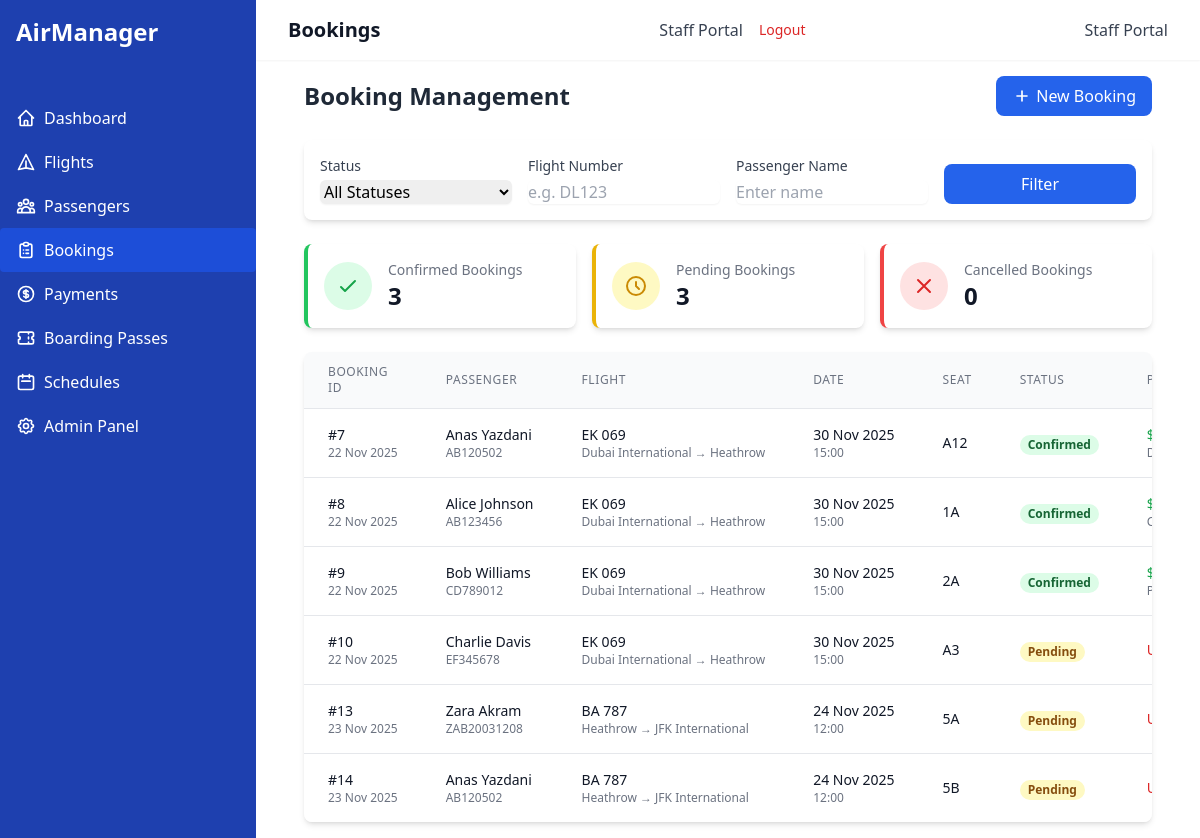
The page /bookings/ (signed in) on the database its author committed.
### airline_app/models.py (models this page shows, shortened)
class Booking(models.Model):
    STATUS_CHOICES = [
        ('CONFIRMED', 'Confirmed'),
        ('PENDING', 'Pending'),
        ('CANCELLED', 'Cancelled'),
    ]
    booking_id = models.AutoField(primary_key=True)
    booking_date = models.DateTimeField(auto_now_add=True)
    seat_number = models.CharField(max_length=5)
    passenger = models.ForeignKey(
        Passenger, on_delete=models.CASCADE, related_name='bookings')
    flight = models.ForeignKey(
        Flight, on_delete=models.CASCADE, related_name='bookings')
    status = models.CharField(
        max_length=10, choices=STATUS_CHOICES, default='PENDING')
    class Meta:
        unique_together = ('flight', 'seat_number')

class Passenger(models.Model):
    GENDER_CHOICES = [
        ('M', 'Male'),
        ('F', 'Female'),
        ('O', 'Other'),
    ]
    passenger_id = models.AutoField(primary_key=True)
    name = models.CharField(max_length=100)
    date_of_birth = models.DateField()
    gender = models.CharField(max_length=1, choices=GENDER_CHOICES)
    email = models.EmailField()
    phone_number = models.CharField(max_length=15)
    passport_number = models.CharField(max_length=20, unique=True)
    address = models.TextField()

class Flight(models.Model):
    flight_id = models.AutoField(primary_key=True)
    flight_number = models.CharField(max_length=10, unique=True)
    departure_time = models.DateTimeField()
    arrival_time = models.DateTimeField()
    source_airport = models.ForeignKey(
        Airport, on_delete=models.CASCADE, related_name='departing_flights')
    destination_airport = models.ForeignKey(
        Airport, on_delete=models.CASCADE, related_name='arriving_flights')
    aircraft = models.ForeignKey(
        Aircraft, on_delete=models.CASCADE, related_name='flights')
    crew = models.ManyToManyField(CrewMember, related_name='flights')

class Airport(models.Model):
    airport_id = models.AutoField(primary_key=True)
    airport_name = models.CharField(max_length=100)
    location = models.CharField(max_length=100)
    country = models.CharField(max_length=50)

### airline_app/views.py (the view)
# urls.py: path('bookings/', views.BookingListView.as_view(), name='booking-list'),
class BookingListView(LoginRequiredMixin, ListView):
    model = Booking
    template_name = 'airline_app/booking_list.html'
    context_object_name = 'bookings'
    paginate_by = 10
    def get_queryset(self):
        queryset = Booking.objects.all()
        status = self.request.GET.get('status', '')
        if status:
            queryset = queryset.filter(status=status)
        flight = self.request.GET.get('flight', '')
        if flight:
            queryset = queryset.filter(flight__flight_number__icontains=flight)
        passenger = self.request.GET.get('passenger', '')
        if passenger:
            queryset = queryset.filter(passenger__name__icontains=passenger)
        return queryset
    def get_context_data(self, **kwargs):
        context = super().get_context_data(**kwargs)
        context['confirmed_count'] = Booking.objects.filter(
            status='CONFIRMED').count()
        context['pending_count'] = Booking.objects.filter(
            status='PENDING').count()
        context['cancelled_count'] = Booking.objects.filter(
            status='CANCELLED').count()
        return context

### airline_app/templates/airline_app/booking_list.html (shortened to what this page needs)
{% extends 'airline_app/base.html' %}
{% block header %}Bookings{% endblock %}
{% block content %}
<div class="mb-6 flex justify-between items-center">
    <h2 class="text-2xl font-bold text-gray-800">Booking Management</h2>
    <a href="{% url 'booking-create' %}" class="bg-blue-600 hover:bg-blue-700 text-white font-medium py-2 px-4 rounded-lg flex items-center transition-colors">
        <svg class="w-5 h-5 mr-1" fill="none" stroke="currentColor" viewBox="0 0 24 24" xmlns="http://www.w3.org/2000/svg">
            <path stroke-linecap="round" stroke-linejoin="round" stroke-width="2" d="M12 6v6m0 0v6m0-6h6m-6 0H6"></path>
        </svg>
        New Booking
    </a>
</div>
<div class="bg-white rounded-lg shadow-md p-4 mb-6">
    <form method="get" class="grid grid-cols-1 sm:grid-cols-2 lg:grid-cols-4 gap-4">
        <div>
            <label class="block text-sm font-medium text-gray-700 mb-1">Status</label>
            <select name="status" class="w-full rounded-md border-gray-300 shadow-sm focus:border-blue-500 focus:ring focus:ring-blue-500 focus:ring-opacity-50">
                <option value="">All Statuses</option>
            </select>
        </div>
        <div>
            <label class="block text-sm font-medium text-gray-700 mb-1">Flight Number</label>
            <input type="text" name="flight" value="{{ request.GET.flight }}" placeholder="e.g. DL123"
                   class="w-full rounded-md border-gray-300 shadow-sm focus:border-blue-500 focus:ring focus:ring-blue-500 focus:ring-opacity-50">
        </div>
        <div>
            <label class="block text-sm font-medium text-gray-700 mb-1">Passenger Name</label>
            <input type="text" name="passenger" value="{{ request.GET.passenger }}" placeholder="Enter name"
                   class="w-full rounded-md border-gray-300 shadow-sm focus:border-blue-500 focus:ring focus:ring-blue-500 focus:ring-opacity-50">
        </div>
        <div class="flex items-end">
            <button type="submit" class="w-full bg-blue-600 hover:bg-blue-700 text-white font-medium py-2 px-4 rounded-lg transition-colors">
                Filter
            </button>
        </div>
    </form>
</div>
<div class="grid grid-cols-1 md:grid-cols-3 gap-4 mb-6">
    <div class="bg-white p-4 rounded-lg shadow-md border-l-4 border-green-500">
        <div class="flex items-center">
            <div class="flex-shrink-0 bg-green-100 rounded-full p-3">
                <svg class="h-6 w-6 text-green-600" fill="none" stroke="currentColor" viewBox="0 0 24 24" xmlns="http://www.w3.org/2000/svg">
                    <path stroke-linecap="round" stroke-linejoin="round" stroke-width="2" d="M5 13l4 4L19 7"></path>
                </svg>
            </div>
            <div class="ml-4">
                <h3 class="text-sm font-medium text-gray-500">Confirmed Bookings</h3>
                <p class="text-2xl font-bold text-gray-900">{{ confirmed_count }}</p>
            </div>
        </div>
    </div>
    <div class="bg-white p-4 rounded-lg shadow-md border-l-4 border-yellow-500">
        <div class="flex items-center">
            <div class="flex-shrink-0 bg-yellow-100 rounded-full p-3">
                <svg class="h-6 w-6 text-yellow-600" fill="none" stroke="currentColor" viewBox="0 0 24 24" xmlns="http://www.w3.org/2000/svg">
                    <path stroke-linecap="round" stroke-linejoin="round" stroke-width="2" d="M12 8v4l3 3m6-3a9 9 0 11-18 0 9 9 0 0118 0z"></path>
                </svg>
            </div>
            <div class="ml-4">
                <h3 class="text-sm font-medium text-gray-500">Pending Bookings</h3>
                <p class="text-2xl font-bold text-gray-900">{{ pending_count }}</p>
            </div>
        </div>
    </div>
    <div class="bg-white p-4 rounded-lg shadow-md border-l-4 border-red-500">
        <div class="flex items-center">
            <div class="flex-shrink-0 bg-red-100 rounded-full p-3">
                <svg class="h-6 w-6 text-red-600" fill="none" stroke="currentColor" viewBox="0 0 24 24" xmlns="http://www.w3.org/2000/svg">
                    <path stroke-linecap="round" stroke-linejoin="round" stroke-width="2" d="M6 18L18 6M6 6l12 12"></path>
                </svg>
            </div>
            <div class="ml-4">
                <h3 class="text-sm font-medium text-gray-500">Cancelled Bookings</h3>
                <p class="text-2xl font-bold text-gray-900">{{ cancelled_count }}</p>
            </div>
        </div>
    </div>
</div>
<div class="bg-white rounded-lg shadow-md overflow-hidden">
    <div class="overflow-x-auto">
        <table class="min-w-full divide-y divide-gray-200">
            <thead class="bg-gray-50">
                <tr>
                    <th class="px-6 py-3 text-left text-xs font-medium text-gray-500 uppercase tracking-wider">Booking ID</th>
                    <th class="px-6 py-3 text-left text-xs font-medium text-gray-500 uppercase tracking-wider">Passenger</th>
                    <th class="px-6 py-3 text-left text-xs font-medium text-gray-500 uppercase tracking-wider">Flight</th>
                    <th class="px-6 py-3 text-left text-xs font-medium text-gray-500 uppercase tracking-wider">Date</th>
                    <th class="px-6 py-3 text-left text-xs font-medium text-gray-500 uppercase tracking-wider">Seat</th>
                    <th class="px-6 py-3 text-left text-xs font-medium text-gray-500 uppercase tracking-wider">Status</th>
                    <th class="px-6 py-3 text-left text-xs font-medium text-gray-500 uppercase tracking-wider">Payment</th>
                </tr>
            </thead>
            <tbody class="bg-white divide-y divide-gray-200">
                {% for booking in bookings %}
                <tr class="hover:bg-gray-50 transition-colors">
                    <td class="px-6 py-4 whitespace-nowrap">
                        <div class="text-sm font-medium text-gray-900">#{{ booking.booking_id }}</div>
                        <div class="text-xs text-gray-500">{{ booking.booking_date|date:"d M Y" }}</div>
                    </td>
                    <td class="px-6 py-4 whitespace-nowrap">
                        <div class="text-sm font-medium text-gray-900">{{ booking.passenger.name }}</div>
                        <div class="text-xs text-gray-500">{{ booking.passenger.passport_number }}</div>
                    </td>
                    <td class="px-6 py-4 whitespace-nowrap">
                        <div class="text-sm font-medium text-gray-900">{{ booking.flight.flight_number }}</div>
                        <div class="text-xs text-gray-500">
                            {{ booking.flight.source_airport.airport_name }} → {{ booking.flight.destination_airport.airport_name }}
                        </div>
                    </td>
                    <td class="px-6 py-4 whitespace-nowrap">
                        <div class="text-sm text-gray-900">{{ booking.flight.departure_time|date:"d M Y" }}</div>
                        <div class="text-xs text-gray-500">{{ booking.flight.departure_time|date:"H:i" }}</div>
                    </td>
                    <td class="px-6 py-4 whitespace-nowrap text-sm text-gray-900">
                        {{ booking.seat_number }}
                    </td>
                    <td class="px-6 py-4 whitespace-nowrap">
                        {% if booking.status == 'CONFIRMED' %}
                        <span class="px-2 inline-flex text-xs leading-5 font-semibold rounded-full bg-green-100 text-green-800">
                            Confirmed
                        </span>
                        {% elif booking.status == 'PENDING' %}
                        <span class="px-2 inline-flex text-xs leading-5 font-semibold rounded-full bg-yellow-100 text-yellow-800">
                            Pending
                        </span>
                        {% else %}
                        <span class="px-2 inline-flex text-xs leading-5 font-semibold rounded-full bg-red-100 text-red-800">
                            Cancelled
                        </span>
                        {% endif %}
                    </td>
                    <td class="px-6 py-4 whitespace-nowrap text-sm">
                        {% if booking.payment %}
                        <span class="text-green-600">${{ booking.payment.amount }}</span>
                        <div class="text-xs text-gray-500">{{ booking.payment.get_payment_method_display }}</div>
                        {% else %}
                        <span class="text-red-600">Unpaid</span>
                        {% endif %}
                    </td>
                </tr>
                {% empty %}
                <tr>
                    <td colspan="8" class="px-6 py-4 text-center text-gray-500">No bookings found matching your criteria.</td>
                </tr>
                {% endfor %}
            </tbody>
        </table>
    </div>
</div>
{% endblock %}

### rows shown on the page
Booking: booking_id "7", booking_date "22 Nov 2025", passenger.name "Anas Yazdani", passenger.passport_number "AB120502", flight.flight_number "EK 069", flight.source_airport.airport_name "Dubai International", flight.destination_airport.airport_name "Heathrow", flight.departure_time "30 Nov 2025", flight.departure_time "15:00", seat_number "A12", status "Confirmed"
Booking: booking_id "8", booking_date "22 Nov 2025", passenger.name "Alice Johnson", passenger.passport_number "AB123456", flight.flight_number "EK 069", flight.source_airport.airport_name "Dubai International", flight.destination_airport.airport_name "Heathrow", flight.departure_time "30 Nov 2025", flight.departure_time "15:00", seat_number "1A", status "Confirmed"
Booking: booking_id "9", booking_date "22 Nov 2025", passenger.name "Bob Williams", passenger.passport_number "CD789012", flight.flight_number "EK 069", flight.source_airport.airport_name "Dubai International", flight.destination_airport.airport_name "Heathrow", flight.departure_time "30 Nov 2025", flight.departure_time "15:00", seat_number "2A", status "Confirmed"
Booking: booking_id "10", booking_date "22 Nov 2025", passenger.name "Charlie Davis", passenger.passport_number "EF345678", flight.flight_number "EK 069", flight.source_airport.airport_name "Dubai International", flight.destination_airport.airport_name "Heathrow", flight.departure_time "30 Nov 2025", flight.departure_time "15:00", seat_number "A3", status "Pending"
Booking: booking_id "13", booking_date "23 Nov 2025", passenger.name "Zara Akram", passenger.passport_number "ZAB20031208", flight.flight_number "BA 787", flight.source_airport.airport_name "Heathrow", flight.destination_airport.airport_name "JFK International", flight.departure_time "24 Nov 2025", flight.departure_time "12:00", seat_number "5A", status "Pending"
Booking: booking_id "14", booking_date "23 Nov 2025", passenger.name "Anas Yazdani", passenger.passport_number "AB120502", flight.flight_number "BA 787", flight.source_airport.airport_name "Heathrow", flight.destination_airport.airport_name "JFK International", flight.departure_time "24 Nov 2025", flight.departure_time "12:00", seat_number "5B", status "Pending"

### other values the page prints
{{ confirmed_count }} "3"
{{ pending_count }} "3"
{{ cancelled_count }} "0"
